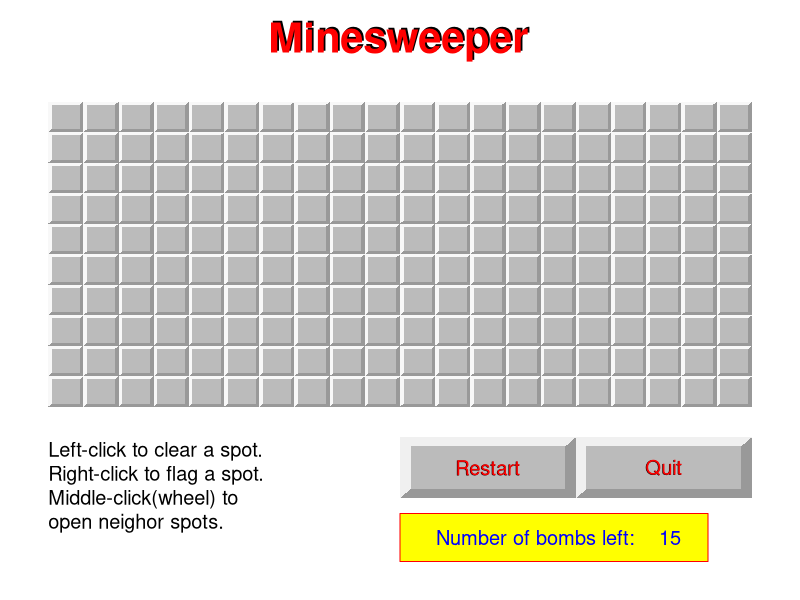

Reproduce this figure in R.
#set up height (ny) and width (nx) for grid 
#ny=12;
#nx=25;
#prob=0.89

mygame <- function(ny=12, nx=25, prob=0.80)
{
  
  
  
  #set the grid size & should be always kept 1 
  w=1;
  
  #dev.new(width=nx/2, height=ny/2)
  #win.graph(width=nx/3, height=(7+ny)/3)
  
  #create a temporary window to calculate the dot per inch
  #x11(10,10)
  dev.new(10, 10)
  
  wsize=dev.size('px');
  dpi=wsize[1]/10
  dev.off()
  #use dpi to create a window with a width of about 600 pixels
  
  sysName=Sys.info()['sysname']
  
  {
    if ( toupper(substr(sysName,1,3)) == 'LIN' )
      #x11(width=650/dpi, height=650/dpi/nx*(8+ny))
      dev.new(width=650/dpi, height=650/dpi/nx*(8+ny))
    else if ( toupper(substr(sysName,1,3)) == 'DAR')
      #quartz(width=650/dpi, height=650/dpi/nx*(8+ny))
      dev.new(width=650/dpi, height=650/dpi/nx*(8+ny))
    else
      #windows(width=650/dpi, height=650/dpi/nx*(8+ny))
      dev.new(width=650/dpi, height=650/dpi/nx*(8+ny))
  }
  
  
  # configure plotting area
  par(mar=c(1,1,1,1))
  plot(c(0,nx*w),c(0-5,(ny+2)*w),type='n',ann=FALSE , axes=FALSE)
  str_instruct='Left-click to clear a spot.\nRight-click to flag a spot.\nMiddle-click(wheel) to  \nopen neighor spots.'
  text(0,-4,str_instruct,font=1,adj=c(0,0),cex=1.2)
  #legend(0, -1,str_instruct,cex=1.2,text.col="blue", box.col="red",bg="yellow")   
  text(nx/2,(ny +2),'Minesweeper',font=2, cex=2.5)
  text(nx/2*0.995,(ny+2 )*0.995,'Minesweeper',font=2, cex=2.5,col='red')
  
  
  #prepare the curIrcle pattern for the bomb icon
  theta=seq(1,100)/100 *2*3.1415935;
  curIrclex=cos(theta);
  curIrcley=sin(theta);
  rm(theta)
  
  
  ###################################
  plotij<-function(i,j,col)
  {
    i=i-1;
    j=j-1;
    r=0.1*w;
    
    if (col=='close')
    {
      polygon(c(i*w +r ,i*w +r,(i+1)*w -r,(i+1)*w -r ), 
              c(ny*w-j*w - r,ny*w-(j+1)*w +r,ny*w-(j+1)*w +r ,ny*w-j*w -r),
              col='#BBBBBB',border=NA )    
      
      polygon(c(i*w ,i*w,i*w+r, i*w+r, (i+1)*w-r,(i+1)*w ), 
              c(ny*w-j*w ,ny*w-(j+1)*w, ny*w-(j+1)*w +r ,ny*w-j*w -r,ny*w-j*w -r,ny*w-j*w ),
              col='#F8F8F8',border=NA )   
      polygon(c(i*w ,(i+1)*w,(i+1)*w, (i+1)*w-r, (i+1)*w-r,i*w+r ), 
              c(ny*w-(j+1)*w ,ny*w-(j+1)*w, ny*w-j*w  ,ny*w-j*w-r, ny*w-(j+1)*w+r,ny*w-(j+1)*w +r),
              col='#999999',border=NA )   
      
      
    }
    else if (col=='open')
    {
      polygon(c(i*w  ,i*w ,(i+1)*w ,(i+1)*w  ), 
              c(ny*w-j*w ,ny*w-(j+1)*w ,ny*w-(j+1)*w  ,ny*w-j*w ),
              col='#BBBBBB',border='#777777' )    
      
      
    }
    else if (col=='bomb')
    {
      polygon(c(i*w  ,i*w ,(i+1)*w ,(i+1)*w  ), 
              c(ny*w-j*w ,ny*w-(j+1)*w ,ny*w-(j+1)*w  ,ny*w-j*w ),
              col='#BBBBBB',border='#777777' )    
      
      polygon( ((i+1)-0.5)*w  + curIrclex * w/4  , (ny-(j+1)+0.5)*w  + curIrcley * w/4, col='black')
      lines( c( ((i+1)-0.5)*w, ((i+1)-0.5)*w+w/3) , c( (ny-(j+1)+0.5)*w ,(ny-(j+1)+0.5)*w + w/3 ))
      lines( c( ((i+1)-0.5)*w+w/3, ((i+1)-0.5)*w+w/3 +w/12  ) , c( (ny-(j+1)+0.5)*w + w/3,(ny-(j+1)+0.5)*w + w/3 -w/12 ) )
    }
    else if (col=='curbomb')
    {
      polygon(c(i*w  ,i*w ,(i+1)*w ,(i+1)*w  ), 
              c(ny*w-j*w ,ny*w-(j+1)*w ,ny*w-(j+1)*w  ,ny*w-j*w ),
              col='#FF0000',border='#777777' )    
      polygon( ((i+1)-0.5)*w  + curIrclex * w/4  , (ny-(j+1)+0.5)*w  + curIrcley * w/4, col='black')
      lines( c( ((i+1)-0.5)*w, ((i+1)-0.5)*w+w/3) , c( (ny-(j+1)+0.5)*w ,(ny-(j+1)+0.5)*w + w/3 ))
      lines( c( ((i+1)-0.5)*w+w/3, ((i+1)-0.5)*w+w/3 +w/12 ) , c( (ny-(j+1)+0.5)*w + w/3,(ny-(j+1)+0.5)*w + w/3 -w/12 ) )
    }
    else if (col=='down')
    {
      polygon(c(i*w  ,i*w ,(i+1)*w ,(i+1)*w  ), 
              c(ny*w-j*w ,ny*w-(j+1)*w ,ny*w-(j+1)*w  ,ny*w-j*w ),
              col='#BBBBBB',border='#AAAAAA' )    
      
    }
    else if (col=='flag')
    {
      polygon(c(i*w +r ,i*w +r,(i+1)*w -r,(i+1)*w -r ), 
              c(ny*w-j*w - r,ny*w-(j+1)*w +r,ny*w-(j+1)*w +r ,ny*w-j*w -r),
              col='#BBBBBB',border=NA )    
      
      polygon(c(i*w ,i*w,i*w+r, i*w+r, (i+1)*w-r,(i+1)*w ), 
              c(ny*w-j*w ,ny*w-(j+1)*w, ny*w-(j+1)*w +r ,ny*w-j*w -r,ny*w-j*w -r,ny*w-j*w ),
              col='#F8F8F8',border=NA )   
      polygon(c(i*w ,(i+1)*w,(i+1)*w, (i+1)*w-r, (i+1)*w-r,i*w+r ), 
              c(ny*w-(j+1)*w ,ny*w-(j+1)*w, ny*w-j*w  ,ny*w-j*w-r, ny*w-(j+1)*w+r,ny*w-(j+1)*w +r),
              col='#999999',border=NA )   
      
      
      xc=(i+0.5)*w - w/6;
      yc=(ny-(j+1)+0.5)*w;
      a=w/2;
      b=w/9;
      c=w/4;
      polygon(c( xc  ,xc, xc+a, xc+a  ), 
              
              c( yc+b+c, yc+b,yc+b,yc+b+c ),
              col='#FF0000',border=NA )   
      
      d=w/4;
      lines( c( xc,xc ) , c(yc+b+c,yc-d) )
      e=w/3;
      yc=yc-d
      f=w/7;
      xc=(i+0.5)*w 
      polygon(c( xc-e  ,xc -e, xc+e, xc+e  ), 
              
              c( yc, yc-f,yc-f,yc ),
              col='#000000',border=NA )   
      
    }  
    
    
  }
  ####################################################################
  plotbutton <- function (xloc,yloc,w1,w2,r,str) {
    
    polygon(c(xloc +r ,xloc +r,xloc+w1 -r,xloc+w1 -r ), 
            c(yloc - r,yloc-w2 +r,yloc-w2 +r ,yloc -r),
            col='#BBBBBB',border=NA )
    polygon(c(xloc ,xloc,xloc+r, xloc+r, xloc+w1-r,xloc+w1 ), 
            c(yloc ,yloc-w2, yloc-w2 +r ,yloc  -r,yloc  -r,yloc  ),
            col='#F0F0F0',border=NA )   
    polygon(c(xloc ,xloc+w1,xloc+w1, xloc+w1-r, xloc+w1-r,xloc+r ), 
            c(yloc-w2 ,yloc-w2, yloc  ,yloc -r, yloc-w2+r,yloc-w2 +r),
            col='#999999',border=NA )  
    text(xloc+w1/2-0.01,yloc-w2/2-0.01,str,font=1,cex=1.2,col='#000000')
    text(xloc+w1/2,yloc-w2/2,str,font=1,cex=1.2,col='#FF0000')
  }
  ######################################################################
  ###################################################################
  
  #Initialize variables to store status of the grid 
  img=matrix(as.numeric(runif(nx*ny) > prob ),nrow=ny);
  num=img*0;   # the number of bombs in 3x3 window
  #couting the number of bomb for each spot 
  for (i in 1:ny)
    for (j in 1:nx)
    { num[i,j]= sum( img[ max((i-1),1):min((i+1),ny)      ,  max((j-1),1):min((j+1),nx)     ]) }
  
  left=img*0;  # status indicating whetehr a spot is cleared or not 
  right=img*0; # status indicating whether a spot is flagged or not 
  process0=img*0; # status indicating whether a spot is cleared or not when wheel-clicking
  taskFailure=0;
  taskFinished=0;
  
  
  for (i in 1:nx)
    for (j in 1:ny)
      plotij(i,j, 'close' )  
  
  
  curI=0;
  curJ=0;
  curButton=0;
  
  clickRestart=FALSE;
  clickQuit=FALSE
  bnum=paste('Number of bombs left: ', formatC(sum(img)-sum(right),format='d',digits=3),'  '  ) ;
  legend(nx/2, -3.5,bnum,cex=1.2,text.col="blue", box.col="red",bg="yellow")   
  ########################################################################
  w1=5;
  w2=2;
  r=0.3
  plotbutton(nx*3/4,-1,w1,w2,r,'Quit')
  plotbutton(nx*2/4,-1,w1,w2,r,'Restart')
  ##################################################################
  mousedown <-function(button,x,y){
    
    x=grconvertX(x, "ndc", "user")
    y=grconvertY(y, "ndc", "user")
    cat("Buttons ", paste(button, collapse=" "), " at ", x, y, "\n")  
    ##points(x, y)  
    
    if ( !(x < (nx*w) & x > 0 & y < (ny*w) & y > 0 ) )    {
      
      
      x0=nx/2
      y0=-1
      w1=5;
      w2=2;
      r=0.3
      #hit the restart button
      if ( x > (x0+r) & x < (x0+w1-r) & y < (y0-r) & y > (y0-w2+r)  )
      {           
        clickRestart<<-TRUE
        xloc=x0
        yloc=y0            
        polygon(c(xloc +r ,xloc +r,xloc+w1 -r,xloc+w1 -r ), 
                c(yloc - r,yloc-w2 +r,yloc-w2 +r ,yloc -r),
                col='#AA9999',border=NA )
        text(xloc+w1/2-0.01,yloc-w2/2-0.01,'Restart',font=1,cex=.7,col='#000000')
        text(xloc+w1/2,yloc-w2/2,'Restart',font=1,cex=.7,col='#FF0000')
        
      }
      
      
      x0=nx*3/4
      y0=-1
      w1=5;
      w2=2;
      r=0.3
      #hit the quit button
      if ( x > (x0+r) & x < (x0+w1-r) & y < (y0-r) & y > (y0-w2+r)  )
      {
        clickQuit<<-TRUE
        xloc=x0
        yloc=y0            
        polygon(c(xloc +r ,xloc +r,xloc+w1 -r,xloc+w1 -r ), 
                c(yloc - r,yloc-w2 +r,yloc-w2 +r ,yloc -r),
                col='#AA9999',border=NA )
        text(xloc+w1/2-0.01,yloc-w2/2-0.01,'Quit',font=1,cex=.7,col='#000000')
        text(xloc+w1/2,yloc-w2/2,'Quit',font=1,cex=.7,col='#FF0000')
        
      }
      
      
      
      return(NULL)
    }
    
    if (taskFailure ==1 | taskFinished==1)     		{return(NULL)}
    
    
    curI<<- ceiling(x/w);
    curJ<<- ceiling((ny*w-y)/w);
    curButton<<-button;
    if (left[curJ,curI] == 0 & button[1] !=1)
    { 
      plotij(curI,curJ,'down')
    }
    
    return(NULL)
  }
  #$#$$$$$$$$$$$$$$$$$$$$$$$$$$################
  mouseup <-function(button,x,y){
    
    x=grconvertX(x, "ndc", "user")
    y=grconvertY(y, "ndc", "user")
    button=curButton;
    cat("Buttons ", paste(button, collapse=" "), " at ", x, y, "\n")
    
    ##points(x, y)
    
    #if the Restart button has been clicked
    if (clickRestart)
    {
      #reset the clickResart status variable
      clickRestart<<-FALSE
      
      #Initialize variables to store status of the grid 
      img<<-matrix(as.numeric(runif(nx*ny) > prob ),nrow=ny);
      num<<-img*0;   # the number of bombs in 3x3 window
      #couting the number of bomb for each spot 
      for (i in 1:ny)
        for (j in 1:nx)
        { num[i,j]<<- sum( img[ max((i-1),1):min((i+1),ny)      ,  max((j-1),1):min((j+1),nx)     ]) }
      
      left<<-img*0;  # status indicating whetehr a spot is cleared or not 
      right<<-img*0; # status indicating whether a spot is flagged or not 
      process0<<-img*0; # status indicating whether a spot is cleared or not when wheel-clicking
      taskFailure<<-0;
      taskFinished<<-0;
      
      
      for (i in 1:nx)
        for (j in 1:ny)
          plotij(i,j, 'close' )  
      
      
      curI<<-0;
      curJ<<-0;
      curButton<<-0;
      
      w1=5;
      w2=2;
      r=0.3
      plotbutton(nx*3/4,-1,w1,w2,r,'Quit')
      plotbutton(nx*2/4,-1,w1,w2,r,'Restart')
      
      bnum=paste('Number of bombs left: ', formatC(sum(img)-sum(right),format='d',digits=3),'  '  ) ;
      legend(nx/2, -3.5,bnum,cex=1.2,text.col="blue", box.col="red",bg="yellow")   
      
      return(NULL)
    }
    
    if (clickQuit)
    {
      dev.off()
    }
    
    
    #if click the region out of spot canvas
    if ( !(x < (nx*w) & x > 0 & y < (ny*w) & y > 0 ) )  
    {      
      return(NULL)
    }
    
    if (taskFailure ==1 | taskFinished==1) {return(NULL)}
    
    
    i= ceiling(x/w);
    j= ceiling((ny*w-y)/w);
    
    if (i!=curI |j !=curJ ){
      cat('bbbb\n')
      if (left[curJ,curI] ==0)
      { 
        
        plotij(curI,curJ,'close')
        if (right[curJ,curI] ==0)
        {plotij(curI,curJ,'close')}
        else if (right[curJ,curI] ==1)
        {plotij(curI,curJ,'flag')}
        
      }
      return(NULL)
    }
    
    if (button[1]==0) {
      #####################
      if (right[j,i]==1 ) {
        plotij(i,j,'flag')
        return(NULL)}
      
      if ( left[j,i]==0 ) { # a never-touched grid
        if (img[j,i]==0)  # a safe try
        {
          plotij(i,j,'open'); plottext(i,j)
          left[j,i]<<-1;
          
          if (num[j,i] ==0) 
          {process0[j,i]<<-1;
          hitzero(i,j)}
          
        }
        else # a bad try
        {
          idx=which(img==1);
          rowlist= row(img)[idx];
          collist= col(img)[idx];
          for ( n in 1:length(idx) )
          {      cat('aa ', rowlist[n],collist[n], '\n')
            plotij(collist[n],rowlist[n],'bomb')
          }
          plotij(i,j,'curbomb')
          taskFailure<<-1;
          
          text(nx/2,ny/2.,'Game over!',font=2,cex=3.5)
          text(nx/2*0.99,ny/2*0.99,'Game over!',font=2,cex=3.5,col='#FF0000')
          
          
          
        }
      }
      #####################    
    }
    else if (button[1]==2)
    {
      
      if (left[j,i]==0) # not revealed yet
      {
        if (right[j,i]==0) # not flaged yet
        {
          plotij(i,j,'flag')
          right[j,i]<<-1;
          ###GAME Passed
          if( all(img==right))
          {
            taskFinished<<-1;
            text(nx/2,ny/2.,'Congratulations! \n You win!',font=2,cex=3.5)
            text(nx/2*0.99,ny/2*0.99,'Congratulations! \n You win!',font=2,cex=3.5,col='#FF0000')
          }
          
          bnum=paste('Number of bombs left: ', formatC(sum(img)-sum(right),format='d',digits=3),'  '  ) ;
          #text(nx/1.5,-3, '                                     ',font=2,cex=1.5,col='#FF0000')
          #text(nx/1.5,-3, bnum,font=2,cex=1.5,col='#FF0000')
          legend(nx/2, -3.5,bnum,cex=1.2,text.col="blue", box.col="red",bg="yellow")   
        }
        else # already flaged
        {
          
          plotij(i,j,'close')
          right[j,i]<<-0;
          
          bnum=paste('Number of bombs left: ', formatC(sum(img)-sum(right),format='d',digits=3),'  '  ) ;
          #text(nx/1.5,-3, '                                     ',font=2,cex=1.5,col='#FF0000')
          #text(nx/1.5,-3, bnum,font=2,cex=1.5,col='#FF0000')
          legend(nx/2, -3.5,bnum,cex=1.2,text.col="blue", box.col="red",bg="yellow")    
          
        }
        
        
      }
      
    }
    else if (button[1]==1)
    {
      
      
      if (left[j,i]==1) #  revealed yet
      {
        
        hitflag(i,j)
      }
      
      
    }
    
    return(NULL)
  }
  #########################################
  plottext<-function (i,j){
    if (num[j,i] > 0)
    {
      idx=num[j,i];
      idx=min(3,idx);
      col=c('blue','green','red')
      text( (i-0.5)*w ,(ny-j+0.5)*w, toString(num[j,i]),col=col[idx], font=2 )
    }
  }
  ####################################
  hitzero <- function (i,j){    
    for(M in -1:1)
    {
      for (N in -1:1){
        
        curJ=(j+M);
        curI=(i+N);
        if (M ==0 & N==0) {next}
        if (curJ < 1 | curJ > ny | curI <1 | curI > nx) {next}
        
        if (right[curJ,curI] ==0)
        {
          plotij(curI,curJ,'open') ; plottext(curI,curJ)       
          left[curJ,curI]<<-1;       
        }
        
        if (num[curJ,curI]==0 &  process0[curJ,curI]==0)         
        {process0[curJ,curI]<<-1;
        hitzero(curI,curJ)}
        
      }
      
    }   
    
  }
  ###############################################
  hitflag <- function (i,j){    
    imgsub=img[ max(j-1,1):min(j+1,ny) ,  max(i-1,1):min(i+1,nx)        ]
    rightsub=right[ max(j-1,1):min(j+1,ny) ,  max(i-1,1):min(i+1,nx)        ]
    if (all(imgsub==rightsub) & max(imgsub) == 1)
    {
      for(M in -1:1)
      {
        for (N in -1:1){
          
          curJ=(j+M);
          curI=(i+N);
          if (M ==0 & N==0) {next}
          if (curJ < 1 | curJ > ny | curI <1 | curI > nx) {next}
          
          if (right[curJ,curI] == 0)
          {
            plotij(curI,curJ,'open') ; plottext(curI,curJ)       
            left[curJ,curI]<<-1;       
          }
        }
        
      }
      
    }
  }
  
  getGraphicsEvent("Click on upper right to quit",
                   onMouseDown = mousedown,
                   onMouseUp= mouseup,
  )
}
X11(type = "Xlib")
mygame(10,20,0.9)